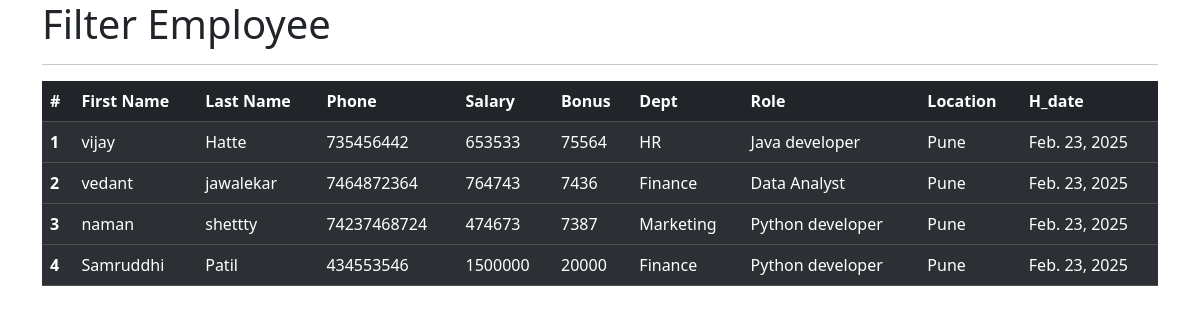
The app's page /all_emp with its own data.
### emp_app/models.py (models this page shows, shortened)
class Employee(models.Model):
    first_name = models.CharField(max_length=100, null=False)
    last_name = models.CharField(max_length=30, null=True, blank=True)
    dept = models.ForeignKey(Department, on_delete=models.CASCADE)
    role = models.ForeignKey(Role, on_delete=models.CASCADE)  # Changed from Role to role
    salary = models.IntegerField(default=0)
    bonus = models.IntegerField(default=0)
    phone = models.BigIntegerField(default=0)  # Changed to BigIntegerField to store phone numbers correctly
    hire_date = models.DateField()
    def __str__(self):
        return f"{self.first_name},{self.last_name},{self.phone}"

class Department(models.Model):
    name = models.CharField(max_length=100, null=False)
    location = models.CharField(max_length=100)

class Role(models.Model):
    name = models.CharField(max_length=100, null=False)

### emp_app/views.py (the view)
# urls.py: path('all_emp',views.all_emp, name='all_emp'),
def all_emp(request):
    emps=Employee.objects.all()
    context={
        "emps":emps
    }
    print(context)
    return render(request,'emp_app/all_emp.html',context)

### emp_app/templates/emp_app/all_emp.html (shortened to what this page needs)
<!DOCTYPE html>
<html lang="en">
<head>
    <link rel="stylesheet" href="	https://cdn.jsdelivr.net/npm/bootstrap@5.3.3/dist/css/bootstrap.min.css">
</head>
<body>
  <div class="container">
    <h1>Filter Employee</h1>
    <hr/>
    <table class="table table-dark table-striped">
        <thead>
          <tr>
            <th scope="col">#</th>
            <th scope="col">First Name</th>
            <th scope="col">Last Name</th>
            <th scope="col">Phone</th>
            <th scope="col">Salary</th>
            <th scope="col">Bonus</th>
            <th scope="col">Dept</th>
            <th scope="col">Role</th>
            <th scope="col">Location</th>
            <th scope="col">H_date</th>
          </tr>
        </thead>
        {% for emp in emps %}
        <tbody>
          <tr>
            <th scope="row">{{emp.id}} </th>
            <td>{{emp.first_name}} </td>
            <td>{{emp.last_name}} </td>
            <td>{{emp.phone}} </td>
            <td>{{emp.salary}} </td>
            <td>{{emp.bonus}} </td>
            <td>{{emp.dept.name}} </td>
            <td>{{emp.role.name}} </td>
            <td>{{emp.dept.location}} </td>
            <td>{{emp.hire_date}} </td>
          </tr>
        </tbody>
        {% endfor %}
      </table>
      </div>
</body>
</html>

### records on screen
Employee: id "1", first_name "vijay", last_name "Hatte", phone "735456442", salary "653533", bonus "75564", dept.name "HR", role.name "Java developer", dept.location "Pune", hire_date "Feb. 23, 2025"
Employee: id "2", first_name "vedant", last_name "jawalekar", phone "7464872364", salary "764743", bonus "7436", dept.name "Finance", role.name "Data Analyst", dept.location "Pune", hire_date "Feb. 23, 2025"
Employee: id "3", first_name "naman", last_name "shettty", phone "74237468724", salary "474673", bonus "7387", dept.name "Marketing", role.name "Python developer", dept.location "Pune", hire_date "Feb. 23, 2025"
Employee: id "4", first_name "Samruddhi", last_name "Patil", phone "434553546", salary "1500000", bonus "20000", dept.name "Finance", role.name "Python developer", dept.location "Pune", hire_date "Feb. 23, 2025"
